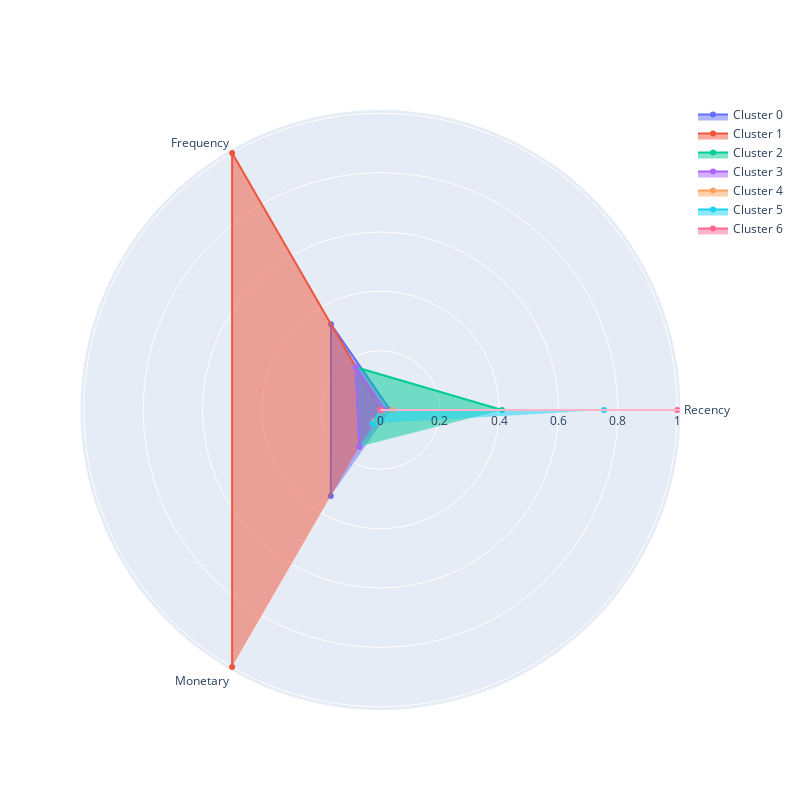

The notebook cell this image was saved under:
### Markdown cell above
### Задание 6.7
Визуализируйте профили кластеров в виде полярной диаграммы на основе средних RFM-характеристик, вычисленных для каждого кластера.

Проанализируйте кластеры и на основе анализа сопоставьте номер кластера и его описание.

* Кластер соответствует «лояльным» клиентам, которые приносят наибольший доход, совершают покупки чаще всего, а давность их последней покупки наименьшая.
* Кластер соответствует «перспективным» клиентам, которые являются активными покупателями, но покупают не так часто и не так много, как лояльные клиенты.
* Кластер соответствует «подвисшим» клиентам, которые относительно недавно сделали несколько заказов на небольшие суммы. Потенциально эти клиенты могут быть переведены в кластер «перспективных».
* Кластер соответствует клиентам «в зоне риска», которые несколько раз покупали товары на небольшие суммы, однако их последняя покупка была совершена более пяти месяцев назад.
* Кластер соответствует клиентам-«новичкам», которые относительно недавно сделали один заказ на небольшую сумму. 
* Кластер соответствует «спящим» или «почти потерянным» клиентам, которые сделали один заказ на маленькую сумму более семи месяцев назад и больше не возвращались.
* Кластер соответствует «потерянным» клиентам, которые купили меньше всего товара, и их последняя покупка была совершена около года назад.

### Code cell
plot_cluster_profile(rfm_mean, 7)

### Figure 1 — Plotly figure (JSON) as saved in the notebook; plotly's stock layout.template omitted (floating-point values rounded to 4 significant figures)
{"data": [{"fill": "toself", "name": "Cluster 0", "r": [0.03313, 0.3333, 0.335], "theta": ["Recency", "Frequency", "Monetary"], "type": "scatterpolar"}, {"fill": "toself", "name": "Cluster 1", "r": [0, 1.0, 1], "theta": ["Recency", "Frequency", "Monetary"], "type": "scatterpolar"}, {"fill": "toself", "name": "Cluster 2", "r": [0.4096, 0.1667, 0.1421], "theta": ["Recency", "Frequency", "Monetary"], "type": "scatterpolar"}, {"fill": "toself", "name": "Cluster 3", "r": [0.01506, 0.1667, 0.1425], "theta": ["Recency", "Frequency", "Monetary"], "type": "scatterpolar"}, {"fill": "toself", "name": "Cluster 4", "r": [0.03916, 0, 0.04354], "theta": ["Recency", "Frequency", "Monetary"], "type": "scatterpolar"}, {"fill": "toself", "name": "Cluster 5", "r": [0.753, 0, 0.0527], "theta": ["Recency", "Frequency", "Monetary"], "type": "scatterpolar"}, {"fill": "toself", "name": "Cluster 6", "r": [1.0, 0, 0], "theta": ["Recency", "Frequency", "Monetary"], "type": "scatterpolar"}], "layout": {"autosize": false, "height": 800, "showlegend": true, "width": 800}}
